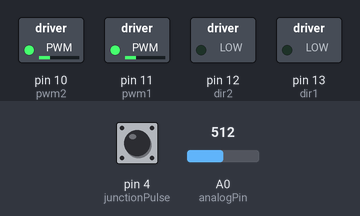
A sketch run on a simulated Arduino Uno, built with avr-gcc and run on an emulated ATmega328P. Parts: switched loads named in the sketch (green lamp = pin HIGH). The inputs (shaded band) are chosen by the test bench; at power-on: A0 (analogPin) = 512, pin 4 (junctionPulse) LOW.

Above: at 1.2 s.
1.3 s: A0 (analogPin) set to 679
2.8 s: A0 (analogPin) set to 712
At 3.7 s:
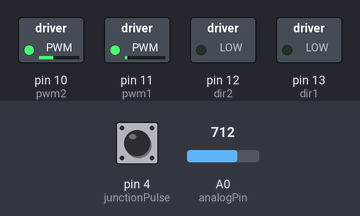
4.3 s: A0 (analogPin) set to 927
5.8 s: A0 (analogPin) set to 944
At 7.0 s:
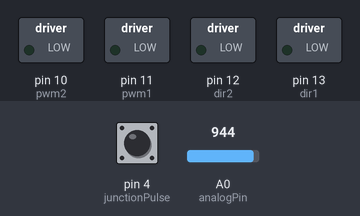
7.3 s: A0 (analogPin) set to 122
At 8.3 s:
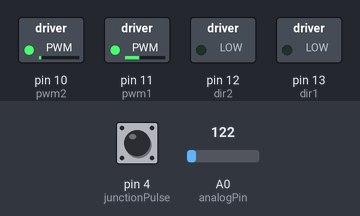
8.8 s: A0 (analogPin) set to 233
10.3 s: A0 (analogPin) set to 263
At 10.6 s:
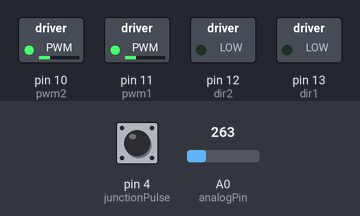
Timing chart, 0 to 12.8 s (numbered marks = the images above; inputs shaded):
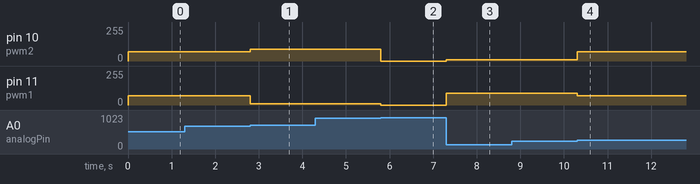

Measured:
- the behaviour switches between 697 and 698 on A0 (analogPin) (found by bisection; images 0 and 1)
- the behaviour switches between 934 and 935 on A0 (analogPin) (found by bisection; images 1 and 2)
- the behaviour switches between 249 and 250 on A0 (analogPin) (found by bisection; images 3 and 4)
- after the input at 1.3 s, every drawn part: stays the same
- after the input at 2.8 s, pin 10 (pwm2): 70/255 → 90/255 at once; pin 11 (pwm1): 70/255 → 10/255 at once
- after the input at 4.3 s, every drawn part: stays the same
- after the input at 5.8 s, pin 10 (pwm2): 90/255 → 0/255 at once; pin 11 (pwm1): 10/255 → 0/255 at once
- after the input at 7.3 s, pin 10 (pwm2): 0/255 → 10/255 at once; pin 11 (pwm1): 0/255 → 90/255 at once
- after the input at 8.8 s, every drawn part: stays the same
- after the input at 10.3 s, pin 10 (pwm2): 10/255 → 70/255 at once; pin 11 (pwm1): 90/255 → 70/255 at once

The sketch:

LSA08Analog.ino
```cpp
const byte analogPin = 0;   // Connect AN output of LSA08 to analog pin 0
const byte junctionPulse = 4;   // Connect JPULSE of LSA08 to pin 4
const byte dir1 = 13;   // Connect DIR1 of motor driver to pin 13
const byte dir2 = 12;   // Connect DIR2 of motor driver to pin 12
const byte pwm1 = 11;   // Connect PWM1 of motor driver to pin 11
const byte pwm2 = 10;   // Connect PWM2 of motor driver to pin 10
int readVal,positionVal;    // Variables to store analog and line position value
unsigned int junctionCount = 0;   // Variable to store junction count value

void setup() {
  pinMode(junctionPulse,INPUT);

  // Setting pin 10 - 13 as digital output pin
  for(byte i=10;i<=13;i++) {
    pinMode(i,OUTPUT);
  }

  // Setting the initial condition of motors
  // make sure both PWM pins are LOW
  digitalWrite(pwm1,LOW);
  digitalWrite(pwm2,LOW);

  // State of DIR pins are depending on your physical connection
  // if your robot behaves strangely, try changing thses two values
  digitalWrite(dir1,LOW);
  digitalWrite(dir2,LOW);

}

void loop() {
  // Checking for junction crossing, if juction detected,
  // keep moving forward
  if(digitalRead(junctionPulse)) {
    while(digitalRead(junctionPulse)) {
      moveForward();
    }
    // Increment junction count by 1 after the junction
    // You can do whatever you want with the junction count
    junctionCount++;
  }

  readVal = analogRead(analogPin);    // Read value from analog pin

  // Convert voltage level into line position value
  positionVal = ((float)readVal/921)*70;

  // Line at left when 0 - 18, move left
  if(positionVal <= 18)
  moveLeft();

  // Line at middle when 19 - 52, move forward
  else if(positionVal <= 52)
  moveForward();

  // Line at right when 53 - 70, move right
  else if(positionVal <= 70)
  moveRight();

  // If no line is detected, stay at the position
  else
  wait();

  // Put some delay to avoid the robot jig while making a turn

}

// The values work good in my case, you could use other values set
// to archieve a performance that satisfy you
void moveLeft() {
  // For robot to move left, right motor has to be faster than left motor
  analogWrite(pwm1,90);
  analogWrite(pwm2,10);
}

void moveRight() {
  // For robot to move right, left motor has to be faster than right motor
  analogWrite(pwm1,10);
  analogWrite(pwm2,90);
}

void moveForward() {
  // For robot to move forward, both motors have to be same speed
  analogWrite(pwm1,70);
  analogWrite(pwm2,70);
}

void wait() {
  // Function to makes the robot stay
  analogWrite(pwm1,0);
  analogWrite(pwm2,0);
}
```
